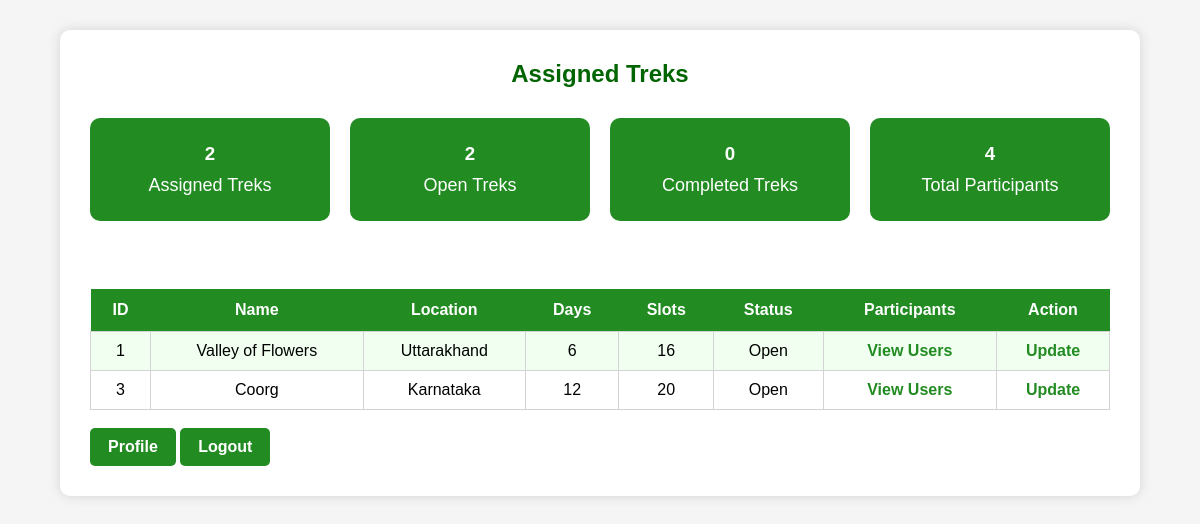
The app's page /staff/dashboard (signed in) with its own data.
### models.py (models this page shows)
class Trek(db.Model):
    id = db.Column(db.Integer, primary_key=True)
    name = db.Column(db.String(100), nullable=False)
    location = db.Column(db.String(100), nullable=False)
    difficulty = db.Column(db.String(20), nullable=False)
    duration = db.Column(db.Integer, nullable=False)
    available_slots = db.Column(db.Integer, nullable=False)
    start_date = db.Column(db.Date)
    end_date = db.Column(db.Date)
    description = db.Column(db.Text)
    status = db.Column(db.String(20))
    staff_id = db.Column(db.Integer, db.ForeignKey("user.id"))
    staff = db.relationship("User")

### app.py (the view)
@app.route("/staff/dashboard")
@staff_required
def staff_dashboard():
    staff_id = session["user_id"]
    treks = Trek.query.filter_by(
        staff_id=staff_id
    ).all()
    total_treks = len(treks)
    open_treks = Trek.query.filter_by(
        staff_id=staff_id,
        status="Open"
    ).count()
    completed_treks = Trek.query.filter_by(
        staff_id=staff_id,
        status="Completed"
    ).count()
    participants = Booking.query.join(Trek).filter(
        Trek.staff_id == staff_id
    ).count()
    return render_template(
    "staff/dashboard.html",
    treks=treks,
    total_treks=total_treks,
    open_treks=open_treks,
    completed_treks=completed_treks,
    participants=participants
    )

### auth.py (called while the page is built)
def staff_required(f):
    @wraps(f)
    def decorated_function(*args, **kwargs):
        if "user_id" not in session:
            return redirect("/login")
        if session.get("role") != "staff":
            return "Access Denied"
        return f(*args, **kwargs)
    return decorated_function

### templates/staff/dashboard.html (shortened to what this page needs)
<!DOCTYPE html>
<html>
<head>
    <link rel="stylesheet"
          href="{{ url_for('static', filename='css/style.css') }}">
</head>
<body>
<div class="box">
<h2>Assigned Treks</h2>
<table>
<tr>
<th>ID</th>
<th>Name</th>
<th>Location</th>
<th>Days</th>
<th>Slots</th>
<th>Status</th>
<th>Participants</th>
<th>Action</th>
</tr>
{% for trek in treks %}
<tr>
<td>{{ trek.id }}</td>
<td>{{ trek.name }}</td>
<td>{{ trek.location }}</td>
<td>{{ trek.duration }}</td>
<td>{{ trek.available_slots }}</td>
<td>{{ trek.status }}</td>
<td>
<a href="/staff/users/{{ trek.id }}">
View Users
</a>
</td>
<td>
<a href="/staff/edit_trek/{{ trek.id }}">
Update
</a>
</td>
</tr>
{% endfor %}
<div class="cards">
    <div class="card">
        <h3>{{ total_treks }}</h3>
        <p>Assigned Treks</p>
    </div>
    <div class="card">
        <h3>{{ open_treks }}</h3>
        <p>Open Treks</p>
    </div>
    <div class="card">
        <h3>{{ completed_treks }}</h3>
        <p>Completed Treks</p>
    </div>
    <div class="card">
        <h3>{{ participants }}</h3>
        <p>Total Participants</p>
    </div>
</div>
<br>
</table>
<br>
<a href="/staff/profile" class="btn">
Profile
</a>
<a href="/logout" class="btn">
Logout
</a>
</div>
</body>
</html>

### static/css/style.css (style rules this page uses)
* { margin:0; padding:0; box-sizing:border-box; font-family:Arial, Helvetica, sans-serif; }
body { background:whitesmoke; }
.container, .box { width:90%; max-width:1100px; background:white; margin:30px auto; padding:30px; border-radius:10px; box-shadow:0 0 12px lightgray; }
h1, h2, h3 { text-align:center; color:darkgreen; margin-bottom:20px; }
table { width:100%; border-collapse:collapse; margin-top:20px; }
table th { background:forestgreen; color:white; padding:12px; }
table td { border:1px solid lightgray; padding:10px; text-align:center; }
table tr:nth-child(even) { background:honeydew; }
a { color:forestgreen; text-decoration:none; font-weight:bold; }
.btn { display:inline-block; background:forestgreen; color:white; padding:10px 18px; border-radius:5px; }
.cards { display:grid; grid-template-columns:repeat(auto-fit,minmax(200px,1fr)); gap:20px; margin:30px 0; }
.card { background:forestgreen; color:white; text-align:center; padding:25px; border-radius:10px; }
.card h1, .card h2, .card h3 { color:white; margin-bottom:10px; }
.card p { font-size:18px; }

### records on screen
Trek: id "1", name "Valley of Flowers", location "Uttarakhand", duration "6", available_slots "16", status "Open"
Trek: id "3", name "Coorg", location "Karnataka", duration "12", available_slots "20", status "Open"

### other values on screen
{{ total_treks }} "2"
{{ open_treks }} "2"
{{ completed_treks }} "0"
{{ participants }} "4"
